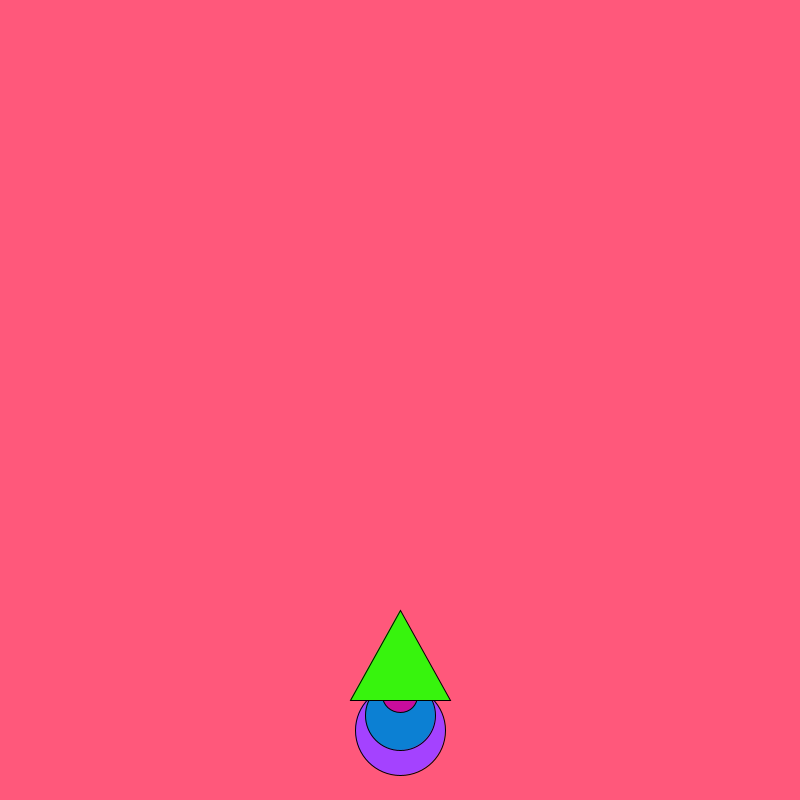
Frame 1 (no input)
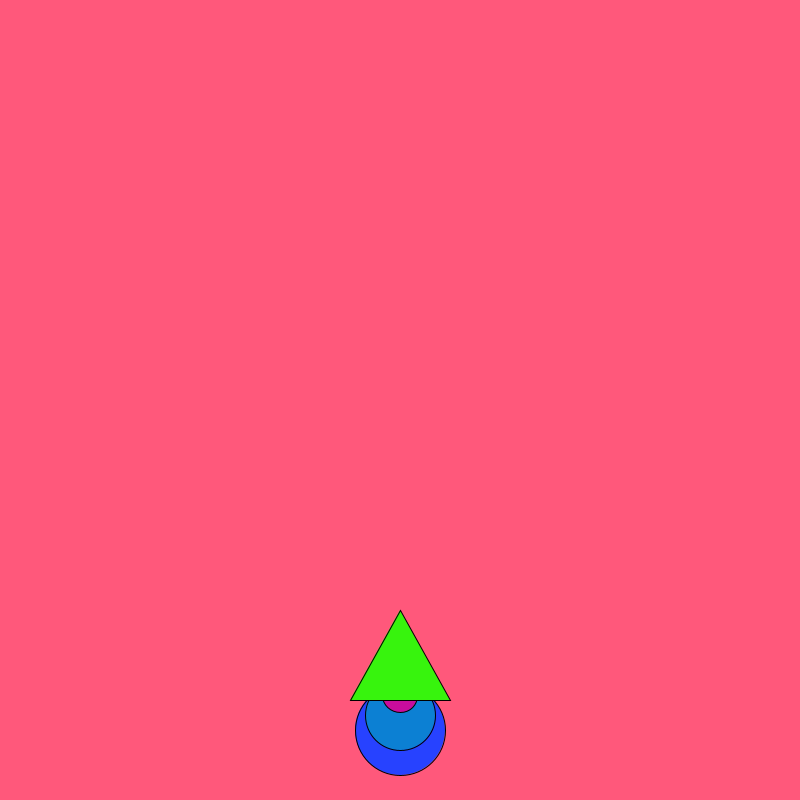
Frame 60 (the mouse pressed at the canvas centre just before this capture)
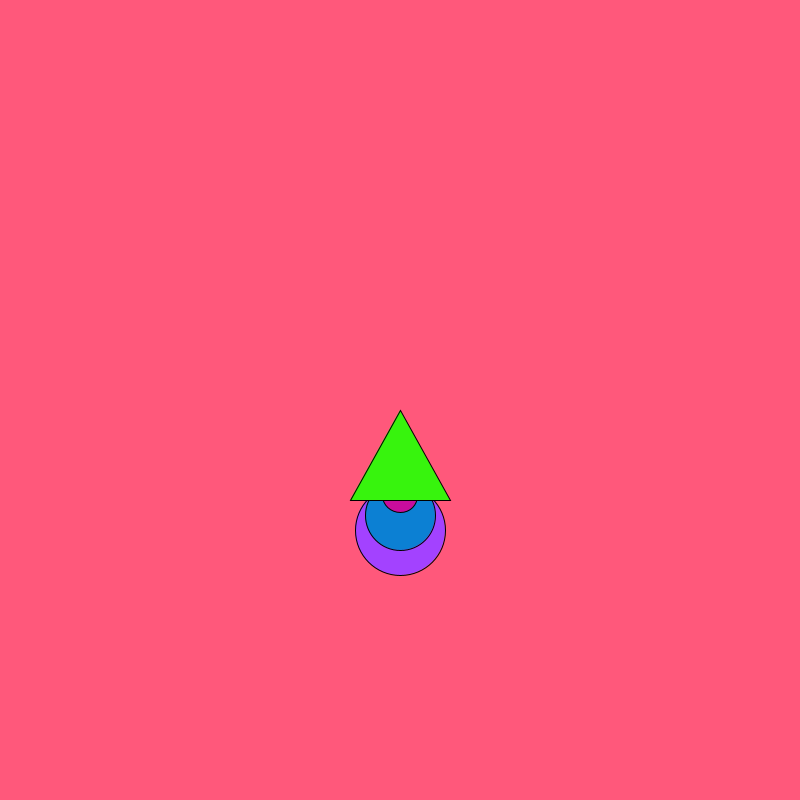
Frame 120 (the mouse held since frame 60 and released just before this capture)

The Processing sketch that drew these frames (run headless with seeded random() and noise(); from frame 60 on, the mouse is pressed at the canvas centre):

// Processing sketch: rocket_ship
// ── rocket_ship.pde
int x = 400; 
int y = 600; 

void setup() {
    size(800, 800);
    
}

void draw() {
    background(275, 88, 123); 
    fill(random(255), 66, 345);
    ellipse(x, y + 130, 90, 90);
    fill(12, 128, 211);
    ellipse(x, y + 115, 70, 70);
    fill(200, 12, 156);
    ellipse(x, y + 95, 35, 35);
    fill(55, 244, 13);
    triangle(x, y + 10, x + 50, y + 100, x - 50, y + 100);
if (mousePressed) {
x=mouseX;
y=mouseY;
}}
